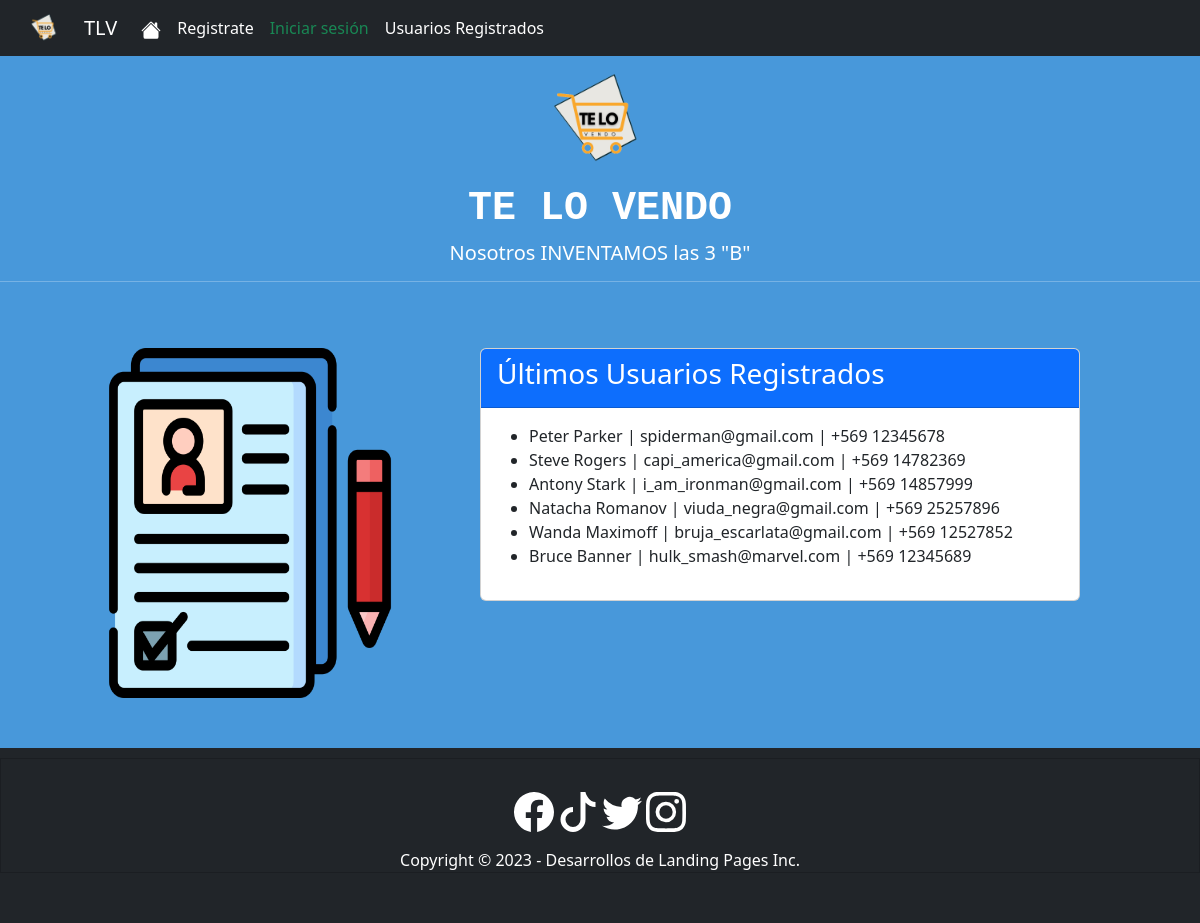
/usuarios/, run on an earlier commit of the app's database.
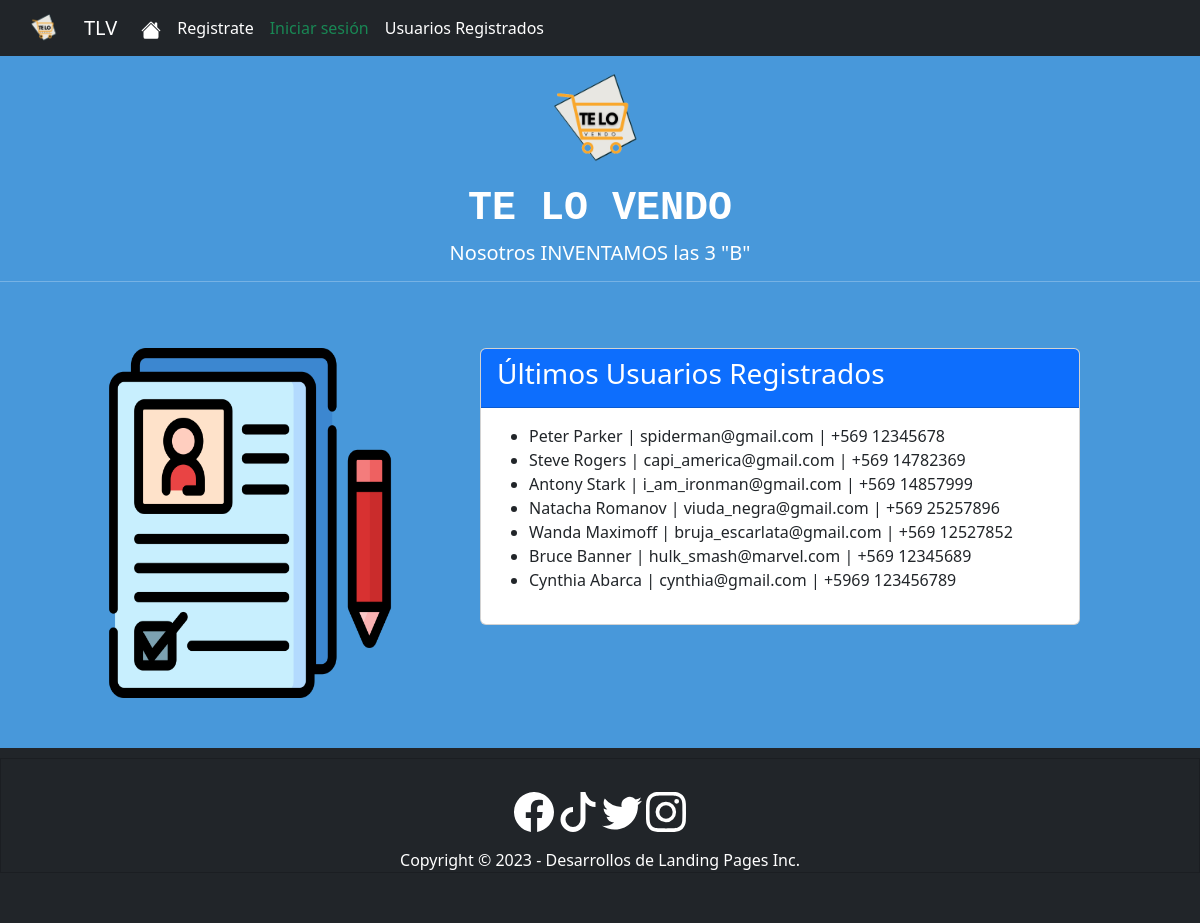
And on a later commit of the database.
### aplicacion1/models.py (models this page shows, shortened)
class Usuario(models.Model):
    nombre = models.CharField(max_length=100)
    apellido = models.CharField(max_length=100)
    nombre_usuario = models.CharField(max_length=100, unique=True, default='usuario')
    correo = models.EmailField()
    telefono = models.CharField(max_length=20)
    imagen_perfil = models.ImageField(upload_to='static/img/perfil/', blank=True, null=True)

### aplicacion1/views.py (the view)
# urls.py: path('usuarios/', lista_usuarios, name='lista_usuarios'),
def lista_usuarios(request):
    usuarios = Usuario.objects.all()
    return render(request, 'usuarios.html', {'usuarios': usuarios})

### aplicacion1/templates/app/usuarios.html (shortened to what this page needs)
{% extends "base.html" %}
{% block imagen2 %}
{% load static %}
<img id="imagen" src="{% static 'img/registro.png' %}" alt="logo_fenix" width="400" height="400">
{% endblock %}
{% block formulario/lista %}
<div class="card" style = "margin-left: 40%; margin-right: 10%;">
    <div class="card-header bg-primary text-white" >
        <h3>Últimos Usuarios Registrados</h3>
    </div>
    <div class="card-body ps-6">
        <div>
            <ul class="lista_usuarios">
                {% for usuario in usuarios %}
                <li>
                    {% load static %}
                    {{ usuario.nombre }} {{ usuario.apellido }} | {{ usuario.correo }} | {{ usuario.telefono }}
                </li>
                {% endfor %}
            </ul>
        </div>
    </div>
</div>
{% endblock %}

### aplicacion1/templates/base.html (shortened to what this page needs)
{% load static%}
<!DOCTYPE html>
<html lang="es">
<head>
    <link href="{% static  'style.css' %}" rel="stylesheet" type="text/css">
    <link href="https://cdn.jsdelivr.net/npm/bootstrap@5.3.0/dist/css/bootstrap.min.css" rel="stylesheet"
>
</head>
<body id="fondo">
    <nav class="navbar navbar-expand-md bg-dark navbar-dark fixed-top">
        <img id="logo_navbar" src="{% static 'img/TLV_LOGO.png' %}" alt="logo_navbar" style = "width : 30px; height : auto; margin-left: 30px">
        <span class="navbar-brand fs-5 ms-4">TLV</span>
        <div class="collapse navbar-collapse" id="collapsibleNavbar">
            <ul class="navbar-nav">
                <li class="nav-item text-white ">
                    <a class="nav-link text-white  fs-6" href="{% url 'landing_page' %}"></a>
                </li>
                {% if not user.is_authenticated %}
                <li class="nav-item">
                    <a class="nav-link text-white fs-6" href="{% url 'registro' %}">Registrate</a>
                </li>
                <li class="nav-item">
                    <a class="nav-link text-success fs-6" href="{% url 'login' %}">Iniciar sesión</a>
                </li>
                {% endif %}
                <li class="nav-item">
                    <a class="nav-link text-white fs-6" href="{% url 'lista_usuarios' %}">Usuarios Registrados</a>
                </li>
            </ul>
        </div>
    </nav>
    <img id="logo" src="{% static 'img/TLV_LOGO.png' %}" alt="logo_fenix">
    <header class="text-center">
        <h1> <b style="font-family: 'Courier New', Courier, monospace;">TE LO VENDO</b> </h1>
        <h5 >Nosotros INVENTAMOS las 3 "B"</h5>
        <hr>
    </header>
    {% block imagen2 %}
    {% endblock %}
    {% block formulario/lista %}
    {% endblock %}
    <footer class="bg-dark">
        <div class="card rounded-0 bg-dark">
            <hr>
            <p class="text-center">
                <a href=""></a>
                <a href=""><svg xmlns="http://www.w3.org/2000/svg" width="40" height="40" fill="white" class="bi bi-tiktok" viewBox="0 0 16 16">
                    <path d="M9 0h1.98c.144.715.54 1.617 1.235 2.512C12.895 3.389 13.797 4 15 4v2c-1.753 0-3.07-.814-4-1.829V11a5 5 0 1 1-5-5v2a3 3 0 1 0 3 3V0Z"/>
                  </svg></a>
                <a href=""></a>
                <a href=""></a>
            </p>
            <div class="bg-dark text-white text-center fs-6">Copyright &copy; 2023 - Desarrollos de Landing Pages Inc.</div>
        </div>
    </footer>
</body>
</html>

### aplicacion1/static/style.css (style rules this page uses)
#logo { padding-top: 70px; width: 100px; height: auto; margin: auto; display: block; }
#imagen { float: left; padding-left: 100px; padding-bottom: 50px; text-align: center; }
header, footer { padding-top: 10px; padding-bottom: 50px; clear: both; text-align: center; color: white; }
#fondo { background-color: rgb(72, 152, 218); }

What changed in the data, as far as the page shows it:
added Usuario: nombre "Cynthia", apellido "Abarca", correo "cynthia@gmail.com", telefono "+5969 123456789"
